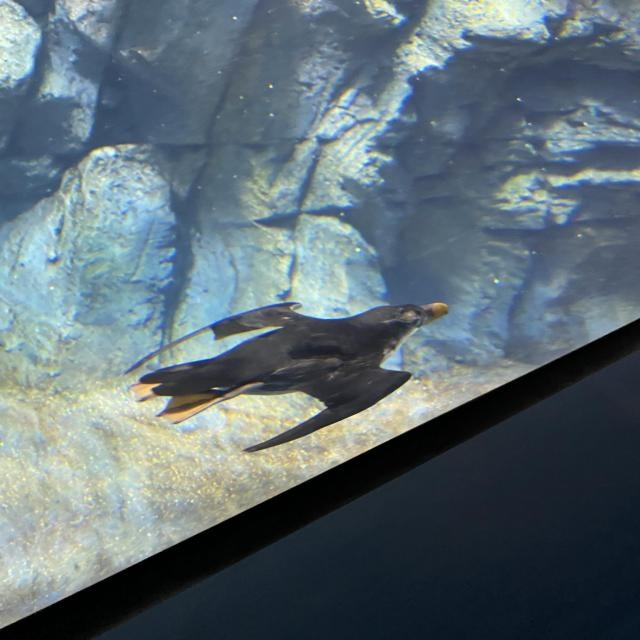
#> input picture data/yolo/test/images/IMG_2289_jpeg_jpg.rf.454853cd2293ea7c52dc52e02f1a0138.jpg, 640 x 640 px
$ python -i preprocess.py   (imports and definitions only)
#> lines starting #> are read from the running program, lines starting #| are printed output that depends on the picture
#> further down, picture is the input picture: shape (640, 640, 3); mean B, G, R 117.5, 109.9, 94.6
"""Image preprocessing for underwater frames. All functions take and return uint8 BGR images."""
from __future__ import annotations

import cv2
import numpy as np


def clahe(img: np.ndarray, clip_limit: float = 2.0, tile: int = 8) -> np.ndarray:
    """CLAHE on the L channel of CIELAB: local contrast boost without shifting colors."""
    lab = cv2.cvtColor(img, cv2.COLOR_BGR2LAB)
    lab[..., 0] = cv2.createCLAHE(clipLimit=clip_limit, tileGridSize=(tile, tile)).apply(lab[..., 0])
    return cv2.cvtColor(lab, cv2.COLOR_LAB2BGR)


def underwater_wb(img: np.ndarray, alpha: float = 1.0) -> np.ndarray:
    """Red-channel compensation (Ancuti et al., 2018) followed by Gray-World white balance.
    Water absorbs red first, so red is rebuilt from the better-preserved green channel."""
#> called with alpha = 1
    f = img.astype(np.float32) / 255.0
    b, g, r = cv2.split(f)
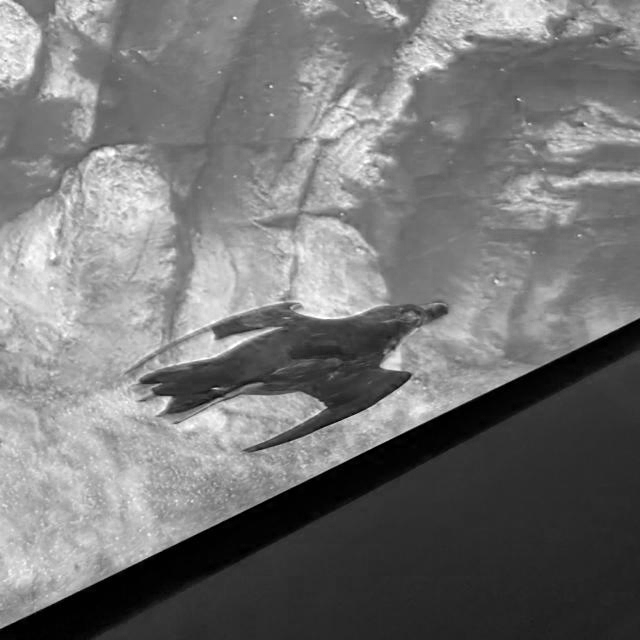
#> b: shape (640, 640) float32; min 0, max 1, mean 0.461
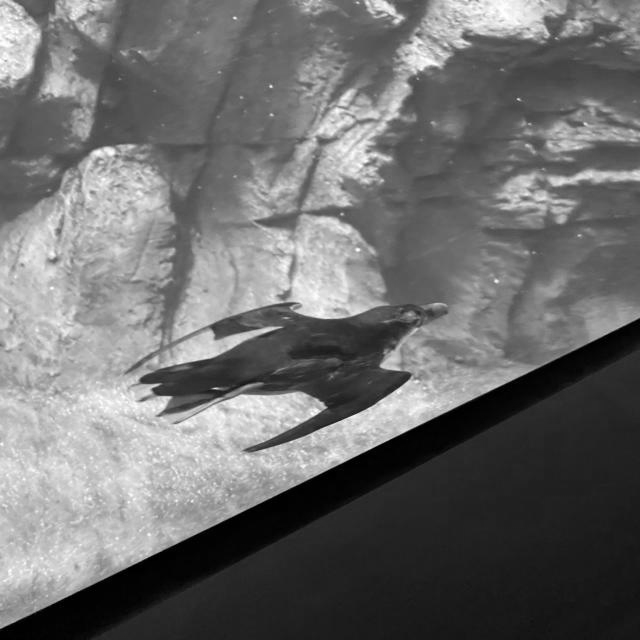
#> g: shape (640, 640) float32; min 0, max 1, mean 0.431
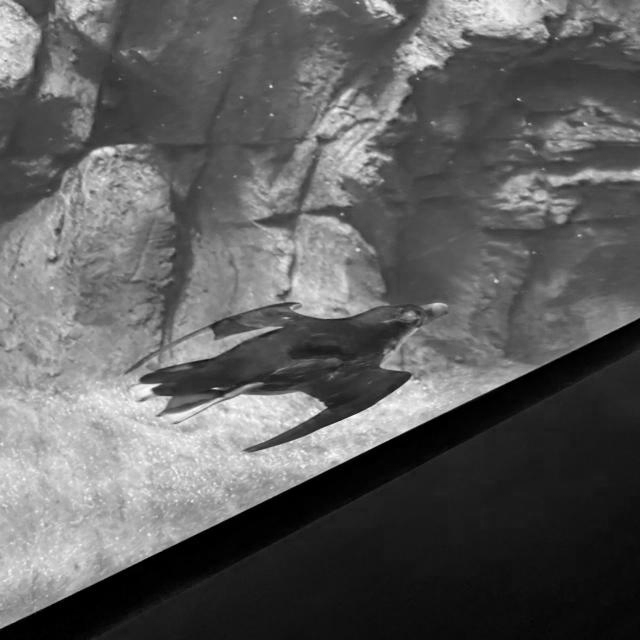
#> r: shape (640, 640) float32; min 0, max 1, mean 0.371
    r = r + alpha * (g.mean() - r.mean()) * (1.0 - r) * g
    f = np.clip(cv2.merge([b, g, r]), 0, 1)
    means = f.reshape(-1, 3).mean(axis=0)
#> means = [0.461, 0.431, 0.384]
    f *= means.mean() / np.maximum(means, 1e-6)
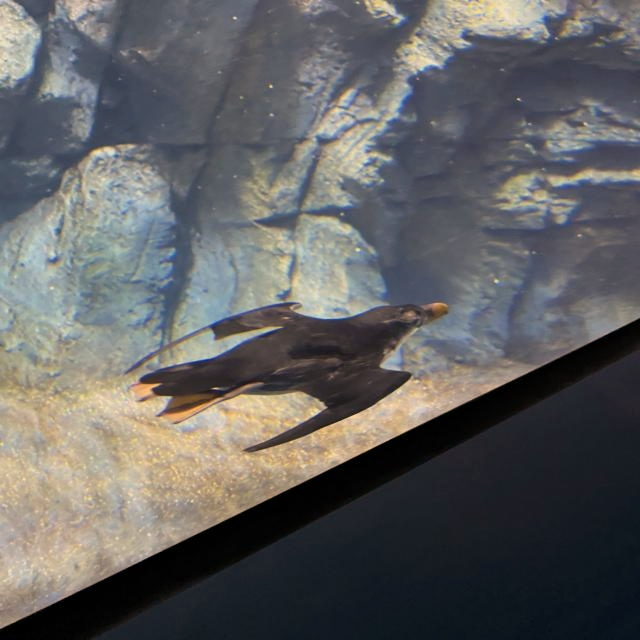
#> f: shape (640, 640, 3) float32; mean B, G, R 0.425, 0.425, 0.425; drawn with min black and max white
    return (np.clip(f, 0, 1) * 255).astype(np.uint8)
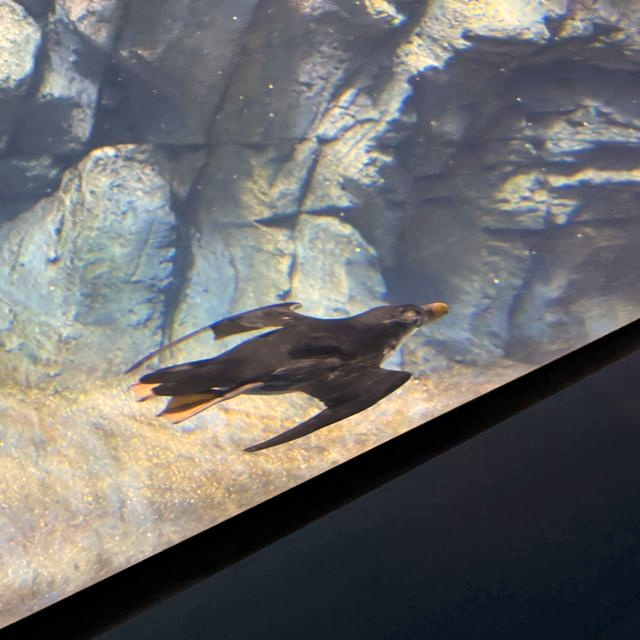
#> returned value: shape (640, 640, 3); mean of channels 0, 1, 2 107.9, 107.8, 107.9; drawn as B, G, R


def denoise(img: np.ndarray) -> np.ndarray:
    """Edge-preserving bilateral filter to suppress backscatter / sensor noise."""
    return cv2.bilateralFilter(img, d=5, sigmaColor=40, sigmaSpace=40)


def wb_clahe(img: np.ndarray) -> np.ndarray:
    return clahe(underwater_wb(img))
#> in clahe, `lab = cv2.cvtColor(img, cv2.COLOR_BGR2LAB)`: lab: shape (640, 640, 3); mean of channels 0, 1, 2 113, 128.6, 127.5
#> in clahe, `lab[..., 0] = cv2.createCLAHE(clipLimit=clip_limit, tileGridSize=(tile..`: lab: shape (640, 640, 3); mean of channels 0, 1, 2 106.2, 128.6, 127.5
#> in clahe, `return cv2.cvtColor(lab, cv2.COLOR_LAB2BGR)`:
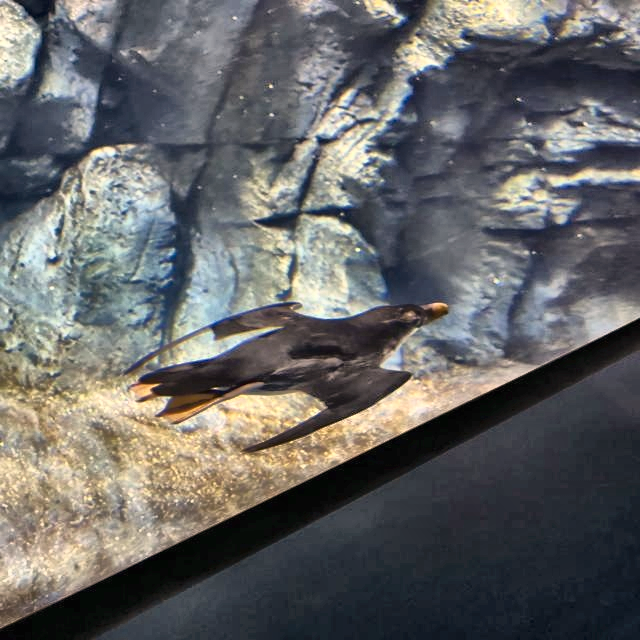
#> returned value: shape (640, 640, 3); mean B, G, R 101.1, 101.2, 101


PREPROCESS = {
    "none": lambda img: img,
    "clahe": clahe,
    "white_balance": underwater_wb,
    "wb+clahe": wb_clahe,
    "denoise+clahe": lambda img: clahe(denoise(img)),
}


def preprocess(img: np.ndarray, method: str = "none") -> np.ndarray:
    return PREPROCESS[method](img)


def letterbox(img: np.ndarray, size: int = 640, color: int = 114) -> tuple[np.ndarray, float, tuple[int, int]]:
    """Resize keeping aspect ratio and pad to a square. Returns (image, scale, (pad_x, pad_y))."""
    h, w = img.shape[:2]
    s = size / max(h, w)
    nh, nw = round(h * s), round(w * s)
    out = np.full((size, size, 3), color, np.uint8)
    px, py = (size - nw) // 2, (size - nh) // 2
    out[py:py + nh, px:px + nw] = cv2.resize(img, (nw, nh), interpolation=cv2.INTER_AREA)
    return out, s, (px, py)

>>> import cv2
>>> picture = cv2.imread('../data/yolo/test/images/IMG_2289_jpeg_jpg.rf.454853cd2293ea7c52dc52e02f1a0138.jpg')
>>> result = wb_clahe(picture)

$ run again, on data/yolo/test/images/IMG_2301_jpeg_jpg.rf.3896af7d1507e001ebb005c9f74fc4ab.jpg
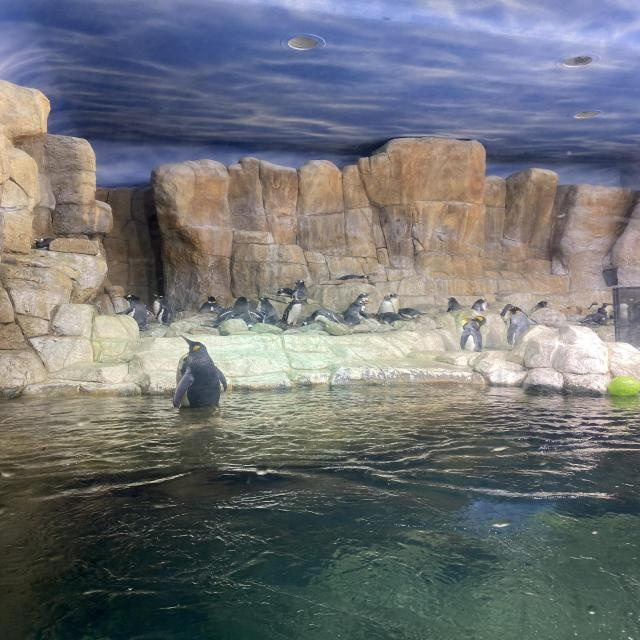
#> input picture data/yolo/test/images/IMG_2301_jpeg_jpg.rf.3896af7d1507e001ebb005c9f74fc4ab.jpg, 640 x 640 px
#> picture is the input picture: shape (640, 640, 3); mean B, G, R 117.3, 114.5, 112
#> in underwater_wb, `b, g, r = cv2.split(f)`:
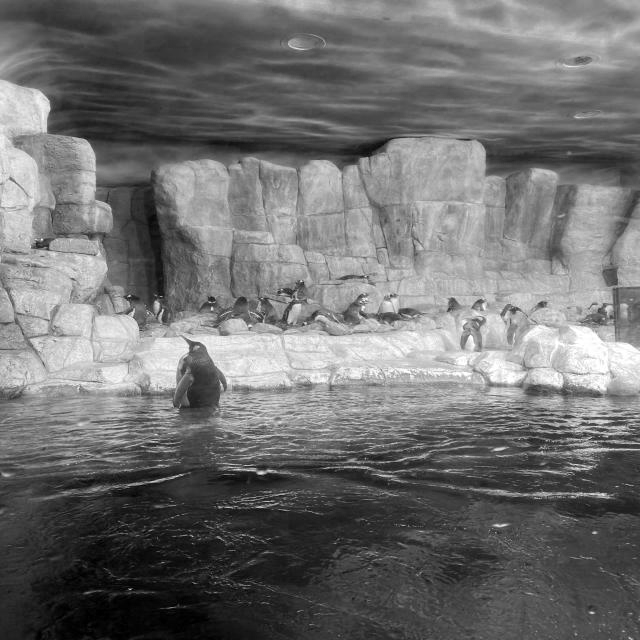
#> r: shape (640, 640) float32; min 0, max 1, mean 0.439
#> means = [0.46, 0.449, 0.441]
#> in clahe, `return cv2.cvtColor(lab, cv2.COLOR_LAB2BGR)`:
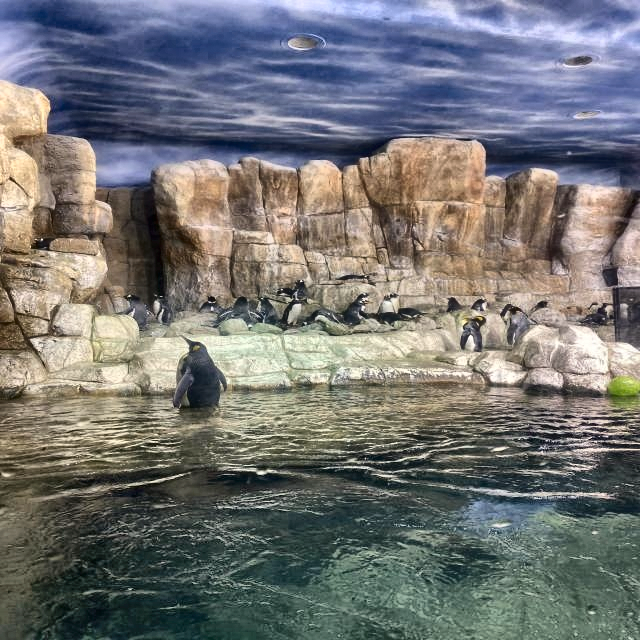
#> returned value: shape (640, 640, 3); mean B, G, R 115.8, 116.2, 115.6

$ run again, on data/yolo/test/images/IMG_2319_jpeg_jpg.rf.699258057d3128d0f8200dbf6f3b92bb.jpg
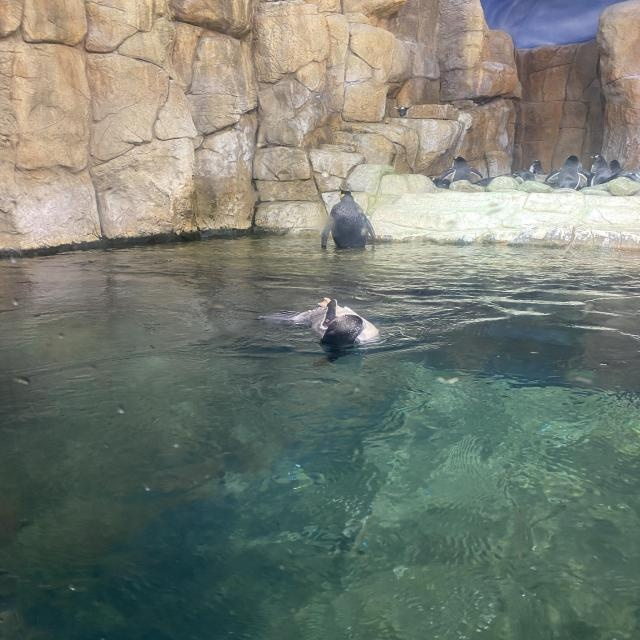
#> input picture data/yolo/test/images/IMG_2319_jpeg_jpg.rf.699258057d3128d0f8200dbf6f3b92bb.jpg, 640 x 640 px
#> picture is the input picture: shape (640, 640, 3); mean B, G, R 114.8, 125.3, 118.2
#> in underwater_wb, `b, g, r = cv2.split(f)`:
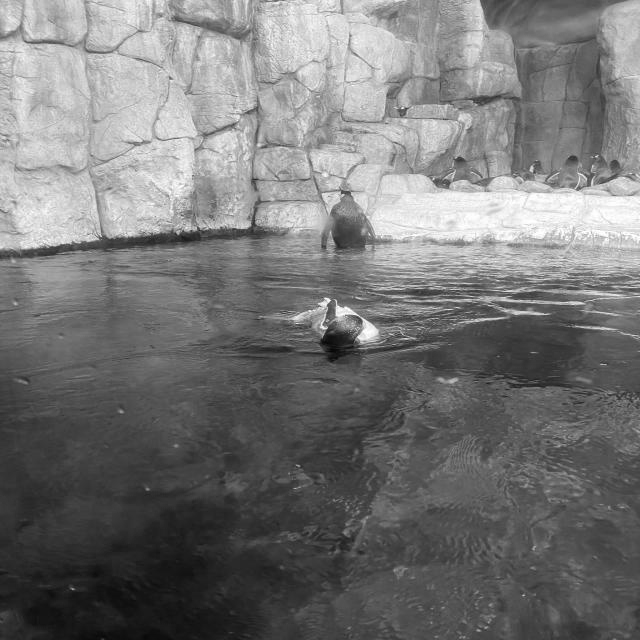
#> r: shape (640, 640) float32; min 0.0196, max 1, mean 0.464
#> means = [0.45, 0.492, 0.47]
#> in clahe, `return cv2.cvtColor(lab, cv2.COLOR_LAB2BGR)`:
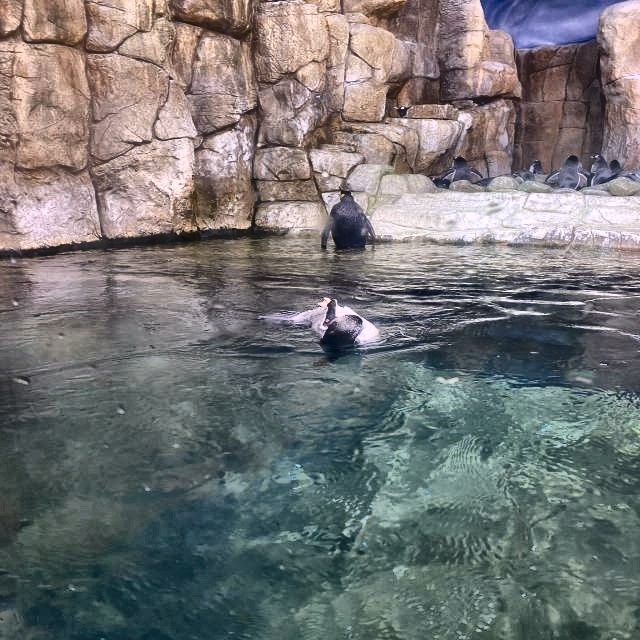
#> returned value: shape (640, 640, 3); mean B, G, R 116.5, 116.6, 116.1

$ run again, on data/yolo/test/images/IMG_2347_jpeg_jpg.rf.6a8f94e254e2ae26d1a37bfd79cee911.jpg
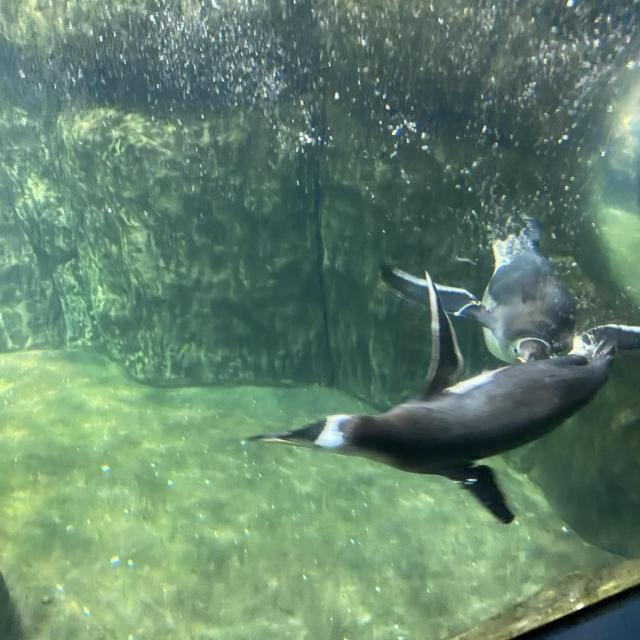
#> input picture data/yolo/test/images/IMG_2347_jpeg_jpg.rf.6a8f94e254e2ae26d1a37bfd79cee911.jpg, 640 x 640 px
#> picture is the input picture: shape (640, 640, 3); mean B, G, R 109.1, 131.7, 100.6
#> in underwater_wb, `b, g, r = cv2.split(f)`:
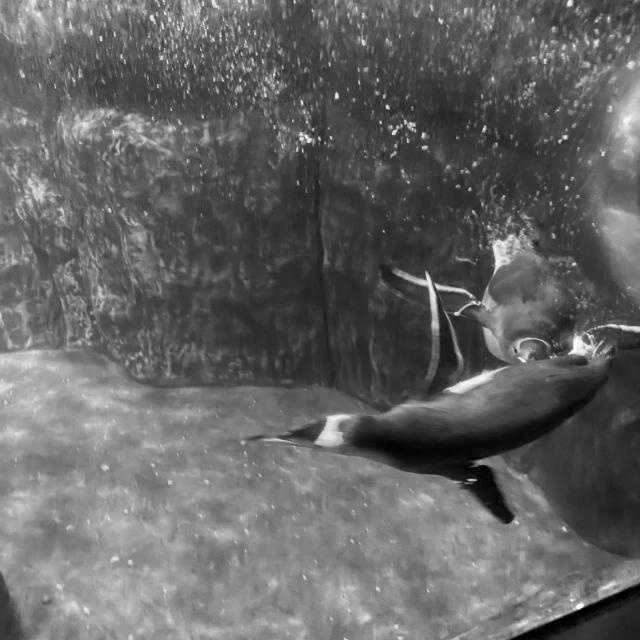
#> r: shape (640, 640) float32; min 0, max 1, mean 0.395
#> means = [0.428, 0.516, 0.429]
#> in clahe, `return cv2.cvtColor(lab, cv2.COLOR_LAB2BGR)`:
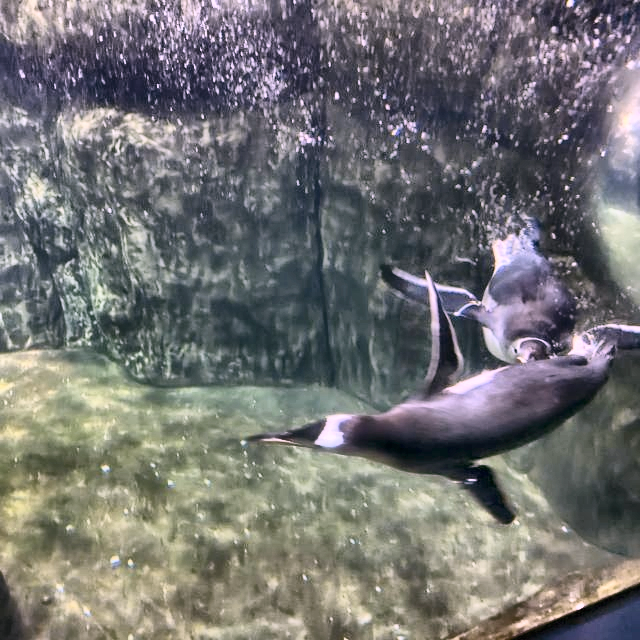
#> returned value: shape (640, 640, 3); mean B, G, R 114, 114.2, 114.1
